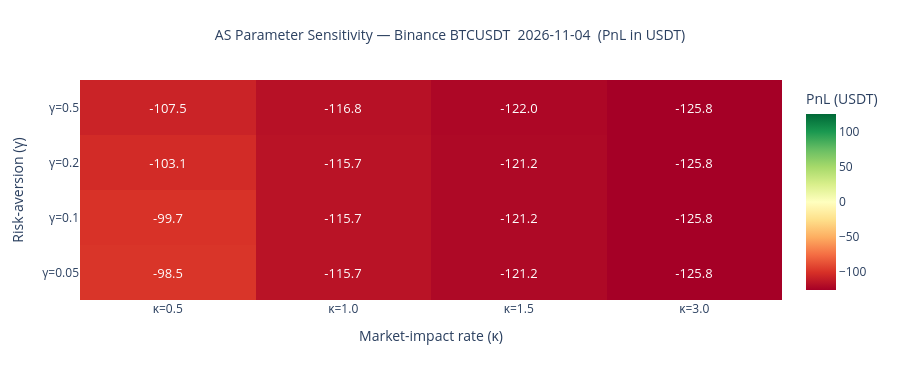
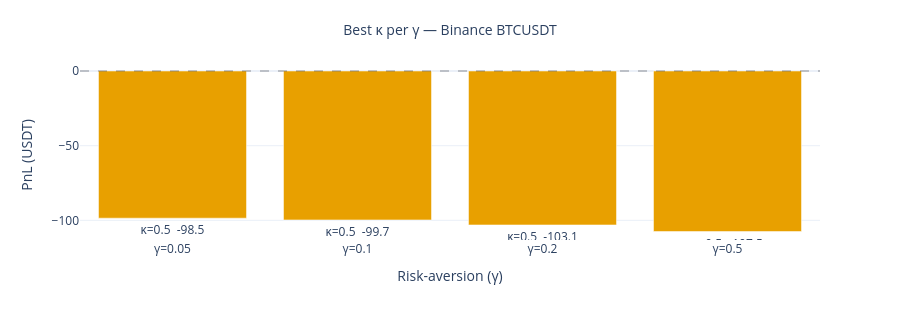

Source (notebook cell) for these figures, in order:
### Code cell
if RUN_GRID and "df_grid" in dir():
    import plotly.graph_objects as go
    import plotly.express as px

    fig_heat = go.Figure(go.Heatmap(
        z      = pivot.values,
        x      = [f"κ={k}" for k in pivot.columns],
        y      = [f"γ={g}" for g in pivot.index],
        text   = [[f"{v:+.1f}" for v in row] for row in pivot.values],
        texttemplate = "%{text}",
        textfont     = dict(size=13),
        colorscale   = "RdYlGn",
        colorbar     = dict(title="PnL (USDT)"),
        zmid   = 0,
    ))
    fig_heat.update_layout(
        title    = dict(text=f"AS Parameter Sensitivity — Binance BTCUSDT  {DATE}  (PnL in USDT)", x=0.5, font=dict(size=14)),
        template = "plotly_white",
        height   = 380,
        xaxis_title = "Market-impact rate (κ)",
        yaxis_title = "Risk-aversion (γ)",
        margin   = dict(t=80, l=80),
    )
    fig_heat.show()
    ipy_display(Image(fig_heat.to_image(format="png", scale=2, width=950)))

    best = df_grid.loc[df_grid.groupby("gamma")["pnl"].idxmax()]
    fig_bar = go.Figure(go.Bar(
        x    = [f"γ={g}" for g in best["gamma"]],
        y    = best["pnl"],
        text = [f"κ={k}  {p:+.1f}" for k, p in zip(best["kappa"], best["pnl"])],
        textposition = "outside",
        marker_color = ["#E8A000"] * len(best),
    ))
    fig_bar.add_hline(y=0, line_dash="dash", line_color="rgba(0,0,0,0.2)")
    fig_bar.update_layout(
        title    = dict(text="Best κ per γ — Binance BTCUSDT", x=0.5, font=dict(size=14)),
        template = "plotly_white",
        height   = 320,
        xaxis_title = "Risk-aversion (γ)",
        yaxis_title = "PnL (USDT)",
        margin   = dict(t=70),
    )
    fig_bar.show()
    ipy_display(Image(fig_bar.to_image(format="png", scale=2, width=950)))

### Figure 1 — Plotly figure (JSON) as saved in the notebook; plotly's stock layout.template omitted (floating-point values rounded to 4 significant figures)
{"data": [{"colorbar": {"title": {"text": "PnL (USDT)"}}, "colorscale": [[0.0, "rgb(165,0,38)"], [0.1, "rgb(215,48,39)"], [0.2, "rgb(244,109,67)"], [0.3, "rgb(253,174,97)"], [0.4, "rgb(254,224,139)"], [0.5, "rgb(255,255,191)"], [0.6, "rgb(217,239,139)"], [0.7, "rgb(166,217,106)"], [0.8, "rgb(102,189,99)"], [0.9, "rgb(26,152,80)"], [1.0, "rgb(0,104,55)"]], "text": [["-98.5", "-115.7", "-121.2", "-125.8"], ["-99.7", "-115.7", "-121.2", "-125.8"], ["-103.1", "-115.7", "-121.2", "-125.8"], ["-107.5", "-116.8", "-122.0", "-125.8"]], "textfont": {"size": 13}, "texttemplate": "%{text}", "type": "heatmap", "x": ["κ=0.5", "κ=1.0", "κ=1.5", "κ=3.0"], "y": ["γ=0.05", "γ=0.1", "γ=0.2", "γ=0.5"], "z": [[-98.52, -115.7, -121.2, -125.8], [-99.72, -115.7, -121.2, -125.8], [-103.1, -115.7, -121.2, -125.8], [-107.5, -116.8, -122.0, -125.8]], "zmid": 0}], "layout": {"height": 380, "margin": {"l": 80, "t": 80}, "title": {"font": {"size": 14}, "text": "AS Parameter Sensitivity — Binance BTCUSDT  2026-11-04  (PnL in USDT)", "x": 0.5}, "xaxis": {"title": {"text": "Market-impact rate (κ)"}}, "yaxis": {"title": {"text": "Risk-aversion (γ)"}}}}

### Figure 2 — Plotly figure (JSON) as saved in the notebook; plotly's stock layout.template omitted (floating-point values rounded to 4 significant figures)
{"data": [{"marker": {"color": ["#E8A000", "#E8A000", "#E8A000", "#E8A000"]}, "text": ["κ=0.5  -98.5", "κ=0.5  -99.7", "κ=0.5  -103.1", "κ=0.5  -107.5"], "textposition": "outside", "type": "bar", "x": ["γ=0.05", "γ=0.1", "γ=0.2", "γ=0.5"], "y": [-98.52, -99.72, -103.1, -107.5]}], "layout": {"height": 320, "margin": {"t": 70}, "shapes": [{"line": {"color": "rgba(0,0,0,0.2)", "dash": "dash"}, "type": "line", "x0": 0, "x1": 1, "xref": "x domain", "y0": 0, "y1": 0, "yref": "y"}], "title": {"font": {"size": 14}, "text": "Best κ per γ — Binance BTCUSDT", "x": 0.5}, "xaxis": {"title": {"text": "Risk-aversion (γ)"}}, "yaxis": {"title": {"text": "PnL (USDT)"}}}}
